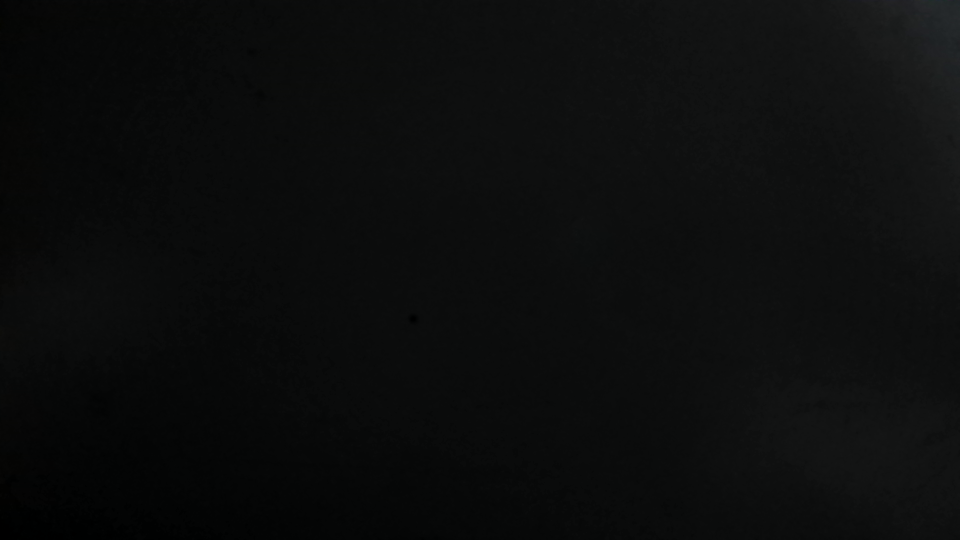
#> input picture image_dark/airhug_100mm_0v.png, 1920 x 1080 px (shown at 1/2 size); its folder holds only this picture in this run
$ python binarization.py image_dark/airhug_100mm_0v.png image_dark/airhug_100mm_2.2v.png
#> lines starting #> are read from the running program, lines starting #| are printed output that depends on the picture; after the words box and inside, x2 and y2 are one past the last pixel; in counts of white or black regions, pixels touching at a corner belong together
import sys
import tkinter.filedialog as fd
import glob
import cv2
import copy
import numpy as np
import matplotlib.pyplot as plt

# 単色にする(他の色を0にする)
def only_color(image, color="blue"):
    image_copy = copy.copy(image)
    colorlist = {"blue":[1,2], "green":[0,2], "red":[0,1]}
    for i in range(len(image_copy)):
        for j in range(len(image_copy[0])):
            for k in range(2):
                image_copy[i][j][colorlist[color][k]] = 0
    return image_copy

# 閾値から特定の色の範囲に二値化
def pick_color(image, color="blue", original=0):
    image_copy = copy.copy(image)
    if(color=="blue"):
        bgr = [210,150,40]
        thresh = 40
    elif(color=="red"):
        if(original==0): # original
            bgr = [-30,-30,150]
            thresh = 40
        elif(original==1): # ピンクも抽出
            bgr = [180, 180, 235]
            thresh = 40
        elif(original==2): # 狭い範囲の赤の抽出
            bgr = [180, 180, 235]
            thresh = 20
        elif(original==3):
            bgr = [200, 180, 275]
            thresh = 40
        elif(original==4):
            bgr = [190, 170, 260]
            thresh = 40
        elif(original==5):
            bgr = [190, 170, 270]
            thresh = 50

    #色の閾値
    minBGR = np.array([bgr[0] - thresh, bgr[1] - thresh, bgr[2] - thresh])
    maxBGR = np.array([bgr[0] + thresh, bgr[1] + thresh, bgr[2] + thresh])

    #画像の2値化
    maskBGR = cv2.inRange(image_copy,minBGR,maxBGR)
    #画像のマスク（合成）
    resultBGR = cv2.bitwise_and(image_copy, image_copy, mask = maskBGR)
    return resultBGR

# hsvに変換して赤色を抽出
def hsv_color(image, color="red"):
    image_copy = copy.copy(image)
    #赤を抽出
    low_hsv_min = np.array([0, 200,50])
    low_hsv_max = np.array([1, 255, 255])

    #画像の2値化（Hueが0近辺）
    maskHSV_low = cv2.inRange(image_copy,low_hsv_min,low_hsv_max)

    high_hsv_min = np.array([178, 200,0])
    high_hsv_max = np.array([179, 255, 255])

    #画像の2値化（Hueが179近辺）
    maskHSV_high = cv2.inRange(image_copy,high_hsv_min,high_hsv_max)

    #２つの領域を統合
    hsv_mask = maskHSV_low | maskHSV_high

    #画像のマスク（合成）
    return cv2.bitwise_and(image_copy, image_copy, mask = hsv_mask)

# 特定の色だけ抽出、表示(使用していない)
def specific_color(image, mode="pick", color="red"):
    if(mode=="only"): image_r = only_color(image, color)
    elif(mode=="pick"): image_r = pick_color(image, color)
    print(f"image:{image_r}")
    print(f"row:{len(image_r)}, column:{len(image_r[0])}")
    cv2.imshow('img',image_r)
    cv2.imshow('img',cv2.resize(image_r,None,fx=0.5,fy=0.5))
    cv2.waitKey(0)
    cv2.destroyAllWindows()

# 背景差分
def bgsubtract(image_back=np.array([]), image_front=np.array([])):
    # 画像の読み込み
    if(len(image_back)==0): image_back = cv2.imread(fd.askopenfilename())
    else: image_back = copy.copy(image_back)
    if(len(image_front)==0): image_front = cv2.imread(fd.askopenfilename())
    else: image_front = copy.copy(image_front)

    fgbg = cv2.bgsegm.createBackgroundSubtractorMOG()

    fgmask = fgbg.apply(image_back)
    fgmask = fgbg.apply(image_front)

    # [5 lines of commented-out code are left out]
    return fgmask

# 表示
def image_visual(image=np.array([]), save=0, check=0):
    # check
    if(check):
        print(f"image_num:{len(image)}")
        for i in range(len(image)):
            print(f"image {i} is :{len(image[i])}x{len(image[i][0])}")
    # merging
    image_num = len(image)
    if(image_num==1): pass
    else:
        image_visual = np.hstack((image[0], image[1]))
        if(image_num==3): np.vstack((image_visual, image[2]))
        elif(image_num==4):
            image_4 = np.hstack((image[2], image[3]))
            image_visual = np.vstack((image_visual, image_4))
    #resize
    image_visual = cv2.resize(image_visual,None,fx=0.8,fy=0.8)
    # visualizaiton
    cv2.imshow('img',image_visual)
    cv2.waitKey(0)
    cv2.destroyAllWindows()
    if(save):
        bg_diff_path  = "/home/sskr3/ros_ws/user_camera/image_result/"+env+"/airhug_"+str(length)+"mm.png"
        cv2.imwrite(bg_diff_path,image_visual)

def main():
    for fname in glob.glob(path_dark):
        print(f"filepath:{fname}")
        # 画像を読み込む
        # file = fd.askopenfilename()
        image = cv2.imread(fname)
#> image is the input picture: shape (1080, 1920, 3); mean B, G, R 12.8, 12.8, 11.8

        # [17 lines of commented-out code are left out]
        image_only = only_color(image, "red")
        # image_hsv = hsv_color(image, "red")
        image_pick = pick_color(image, "red", 1)
#> in pick_color, `maskBGR = cv2.inRange(image_copy,minBGR,maxBGR)`: maskBGR: shape (1080, 1920); every value is 0
#> in pick_color, `resultBGR = cv2.bitwise_and(image_copy, image_copy, mask = maskBGR)`: resultBGR: shape (1080, 1920, 3); every value is 0
        image_pick_2 = pick_color(image, "red", 2)
        image_pick_3 = pick_color(image, "red", 3)
        image_pick_4 = pick_color(image, "red", 5)

        # 二値化
        if(1):
            path_back = "/home/sskr3/ros_ws/user_camera/image_cap_2023-11-5-14-47/3_back.jpg"
            path_front = "/home/sskr3/ros_ws/user_camera/image_cap_2023-11-5-14-47/3_front.jpg"
        else:
            path_back = fd.askopenfilename()
            path_front = fd.askopenfilename()
        image_back = cv2.imread(path_back)
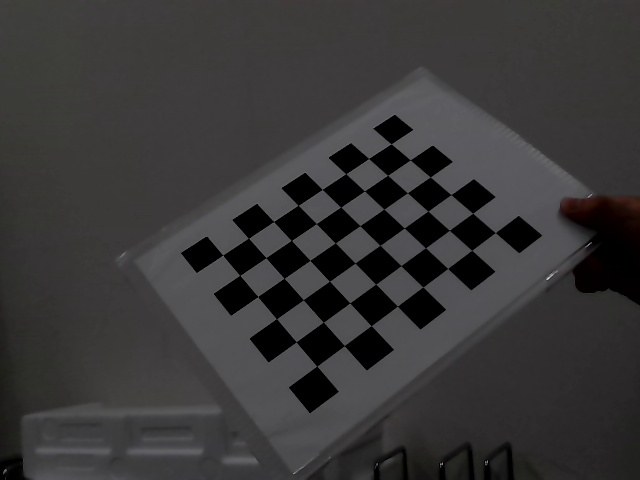
#> input picture image_cap_2023-11-2-19-17/3_back.jpg, 640 x 480 px, found by its file name
#> image_back is the input picture: shape (480, 640, 3); mean B, G, R 55.8, 55.5, 56.5
        image_front = cv2.imread(path_front)
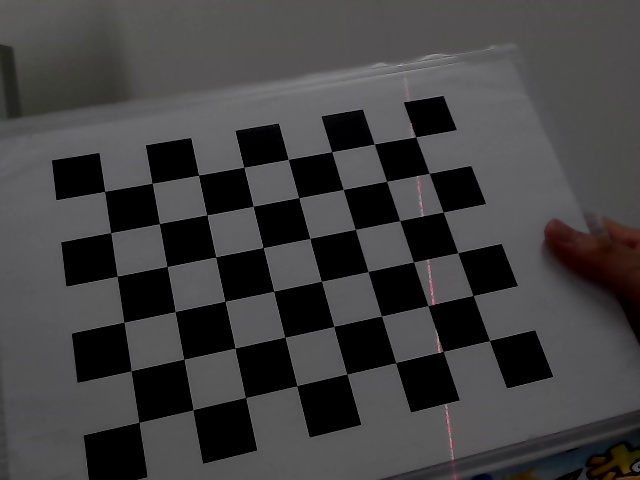
#> input picture image_cap_2023-11-2-19-11/3_front.jpg, 640 x 480 px, found by its file name
#> image_front is the input picture: shape (480, 640, 3); mean B, G, R 64.9, 64.5, 65.3
        image_bg = bgsubtract(image_back, image_front)
#> in bgsubtract, `fgmask = fgbg.apply(image_back)`: fgmask: shape (480, 640); every value is 0
#> in bgsubtract, `fgmask = fgbg.apply(image_front)`:
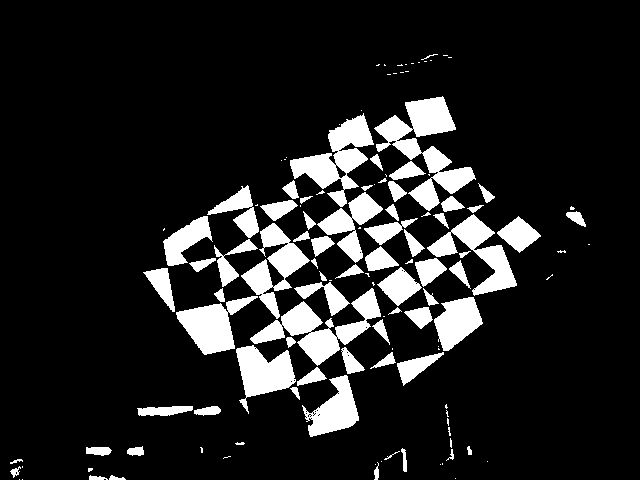
#> fgmask: shape (480, 640); 13% white; 127 white regions (57 under 20 px), largest, box (x1, y1, x2, y2) and area: (374, 96, 476, 211) 4168, (250, 288, 381, 366) 3359, (290, 113, 374, 207) 3029

        # 結合
        # image_visual(np.array([image_gray_bgr, image_gray_rgb, image_gray_brg, image_gray_grb]))
        # image_visual(np.array([image, image_pick, image_pick_3, image_pick_4]))
        diff_simple = cv2.absdiff(image_back, image_front)
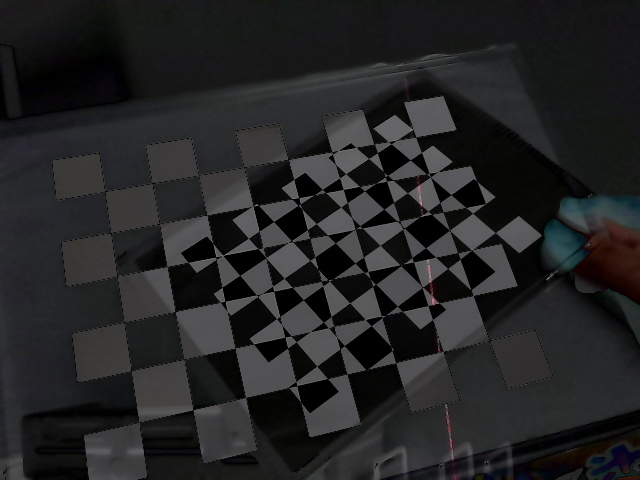
#> diff_simple: shape (480, 640, 3); mean B, G, R 37, 36.3, 36
        image_visual(np.array([image_back, image_front, only_color(diff_simple, "red"), cv2.cvtColor(image_bg, cv2.COLOR_GRAY2RGB)]), 1)
#> call 2 of only_color, with color = 'red'
#> after the loop in only_color (call 2), `for i in range(len(image_copy)):`:
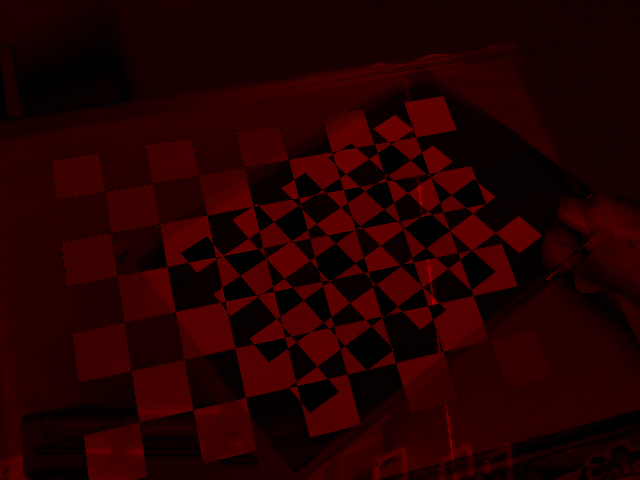
#> image_copy: shape (480, 640, 3); mean B, G, R 0, 0, 36
#> in image_visual, `image_num = len(image)`: image_num = 4
#> in image_visual, `image_4 = np.hstack((image[2], image[3]))`:
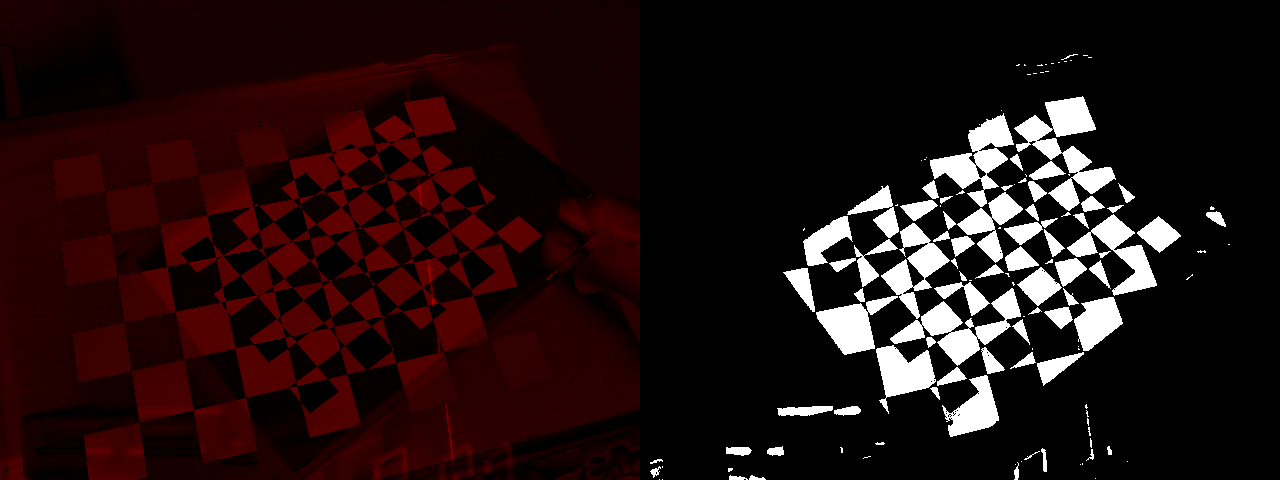
#> image_4: shape (480, 1280, 3); mean of channels 0, 1, 2 16.6, 16.6, 34.6; drawn as B, G, R
#> in image_visual, `image_visual = cv2.resize(image_visual,None,fx=0.8,fy=0.8)`:
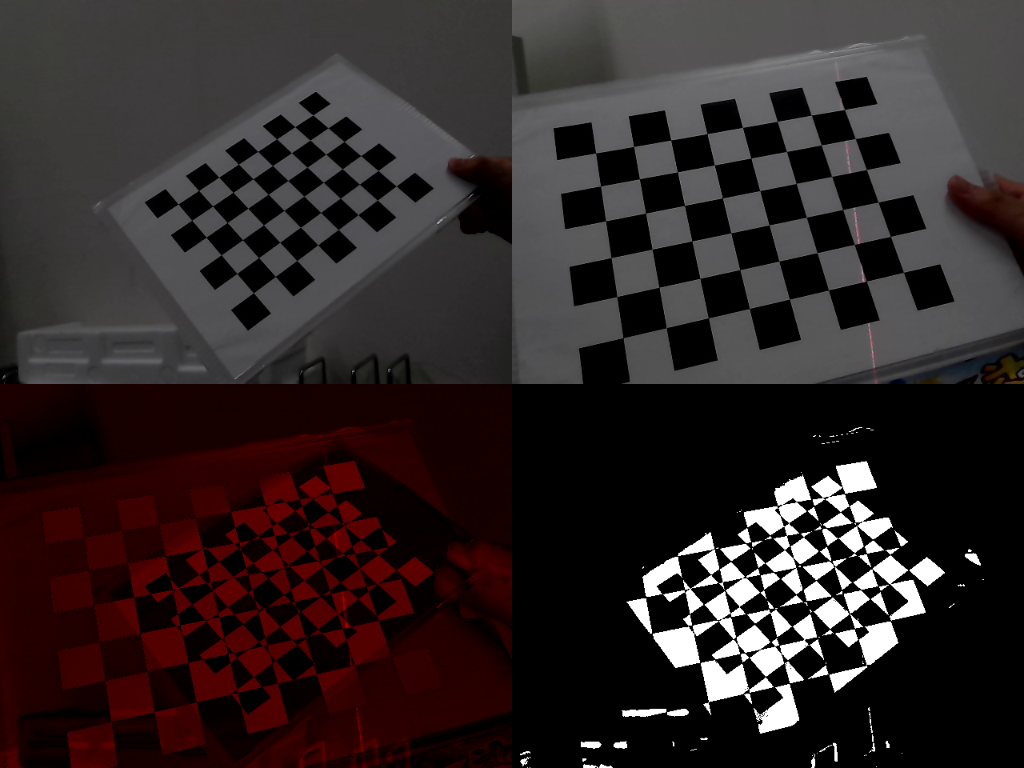
#> image_visual: shape (768, 1024, 3); mean of channels 0, 1, 2 38.4, 38.3, 47.7; drawn as B, G, R

if __name__ == "__main__":
    # img_fs=cv2.resize(img,None,fx=0.5,fy=0.5)
    path_bright = "/home/sskr3/ros_ws/user_camera/image_bright/*.png"
    path_dark = "/home/sskr3/ros_ws/user_camera/image_dark/*.png"
    path_LED = "/home/sskr3/ros_ws/user_camera/image_LED/*.png"
    # env, length = sys.argv[1], sys.argv[2]
#> (the run stopped early here; a loop or call above may not have finished)
